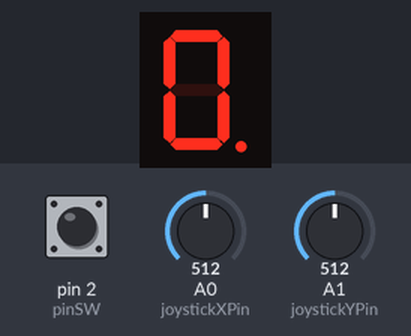
A sketch run on a simulated Arduino Uno, built with avr-gcc and run on an emulated ATmega328P. Parts: 1-digit seven-segment display. Wiring (inferred from the names in the program): 1-digit 7-segment display, segments lit when LOW: segments pin 10, pin 9, pin 8, pin 7, pin 6, pin 5, pin 4, pin 12. Inputs (shaded band) come from the test bench; at power-on: A1 (joystickYPin) = 512, A0 (joystickXPin) = 512, pin 2 (pinSW) HIGH. The segment pins are drawn as the display they are named for.

Above: at 1.6 s.
1.7 s: A1 (joystickYPin) set to 190
At 2.75 s:
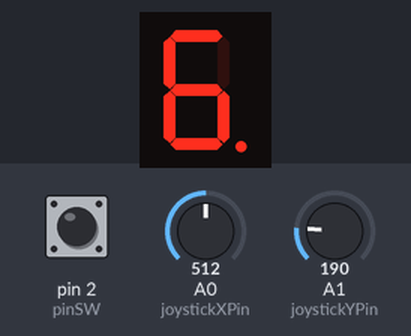
4.0 s: A0 (joystickXPin) set to 792
5.7 s: A0 (joystickXPin) set to 808
At 6.75 s:
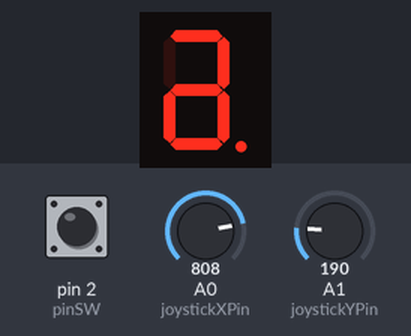
8.7 s: A0 (joystickXPin) set to 210
10.7 s: A0 (joystickXPin) set to 183
At 11.75 s:
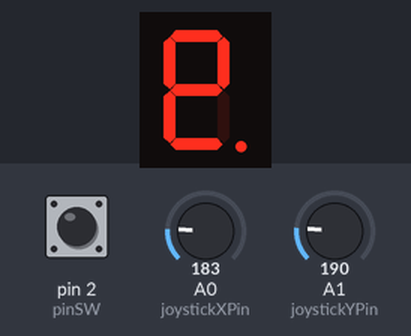
13.7 s: A0 (joystickXPin) set to 306
At 14.75 s:
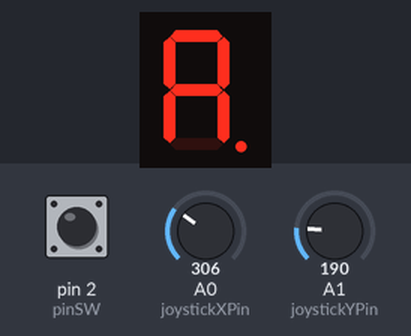
Timing chart, 0 to 16.7 s (numbered marks = the images above; inputs shaded):
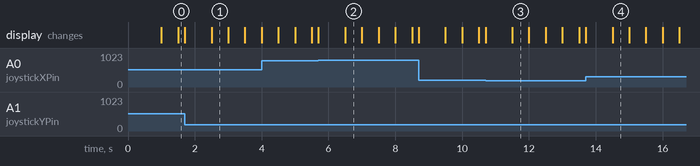

The sketch:

Homework3.ino
```cpp
const int pinA = 12;
const int pinB = 10;
const int pinC = 9;
const int pinD = 8;
const int pinE = 7;
const int pinF = 6;
const int pinG = 5;
const int pinDP = 4;

const int pinSW = 2;
const int joystickXPin = A0;
const int joystickYPin = A1;

const int segmentPins[] = {pinA, pinB, pinC, pinD, pinE, pinF, pinG, pinDP};
const int numSegments = 8;

int currentSegment = 7;

void(* resetFunc)(void)=0;

byte swState = LOW;
byte lastSwState = LOW;

unsigned long currentMillis;
unsigned long previousMillis = 0;
byte ledState = LOW;

long currentMillisSw;
long previousMillisSw = 0;

int keep[8];
int a = 0;

int joyX;
int joyY;

int position = 0;
int lastPosition = 0;


void setup() {
  for (int i = 0; i < numSegments; i++) {
    pinMode(segmentPins[i], OUTPUT);
  }
  pinMode(pinSW, INPUT_PULLUP);
  Serial.begin(9600);
  digitalWrite(pinDP, HIGH);
}

void loop() {
  joyX = analogRead(joystickXPin);
  joyY = analogRead(joystickYPin);

  position = 0;

  if (joyX > 800){
    position = 1;
  }
  else if (joyX < 200){
    position = 2;
  }
  else if (joyY > 800){
    position = 3;
  }
  else if (joyY < 200){
    position = 4;
  }

  if(position != lastPosition){
    movement();
  }
  lastPosition = position;

  keepON();

  currentMillis = millis();
  if (currentMillis - previousMillis >= 500) {
    previousMillis = currentMillis;

    if (ledState == LOW) {
      ledState = HIGH;
    } else {
      ledState = LOW;
    }
    digitalWrite(segmentPins[currentSegment], ledState);
  }

  swState = digitalRead(pinSW);
  if (swState == LOW){
    currentMillisSw = millis();
  }
  if (swState == HIGH){
    previousMillisSw = millis();
  }

  if(currentMillisSw - previousMillisSw > 1500){
    for(int i = 0; i < 8; i++){
      digitalWrite(segmentPins[i], LOW);
    }
    resetFunc();
  }

}

void movement(){
  if (position == 1) {
    if(currentSegment == 0){
      currentSegment = 0;
    }
    else if(currentSegment == 1){
      currentSegment = 0;
    }
    else if(currentSegment == 2){
      currentSegment = 6;
    }
    else if(currentSegment == 3){
      currentSegment = 6;
    }
    else if(currentSegment == 4){
      currentSegment = 6;
    }
    else if(currentSegment == 5){
      currentSegment = 0;
    }
    else if(currentSegment == 6){
      currentSegment = 0;
    }
  }
  else if (position == 2) {
    if(currentSegment == 0){
      currentSegment = 6;
    }
    else if(currentSegment == 1){
      currentSegment = 6;
    }
    else if(currentSegment == 2){
      currentSegment = 3;
    }
    else if(currentSegment == 3){
      currentSegment = 3;
    }
    else if(currentSegment == 4){
      currentSegment = 3;
    }
    else if(currentSegment == 5){
      currentSegment = 6;
    }
    else if(currentSegment == 6){
      currentSegment = 3;
    }
  }
  else if (position == 3) {
    if(currentSegment == 0){
      currentSegment = 1;
    }
    else if(currentSegment == 1){
      currentSegment = 1;
    }
    else if(currentSegment == 2){
      currentSegment = 7;
    }
    else if(currentSegment == 3){
      currentSegment = 2;
    }
    else if(currentSegment == 4){
      currentSegment = 2;
    }
    else if(currentSegment == 5){
      currentSegment = 1;
    }
    else if(currentSegment == 6){
      currentSegment = 6;
    }
  }
  else if (position == 4) {
    if(currentSegment == 0){
      currentSegment = 5;
    }
    else if(currentSegment == 1){
      currentSegment = 5;
    }
    else if(currentSegment == 2){
      currentSegment = 4;
    }
    else if(currentSegment == 3){
      currentSegment = 4;
    }
    else if(currentSegment == 4){
      currentSegment = 4;
    }
    else if(currentSegment == 5){
      currentSegment = 5;
    }
    else if(currentSegment == 6){
      currentSegment = 6;
    }
    else if(currentSegment == 7){
      currentSegment = 2;
    }
  }
  for(int i = 0; i < 8; i++){
    digitalWrite(segmentPins[i], LOW);
  }
}

void keepON(){
  swState = digitalRead(pinSW);
  if(swState != lastSwState) {
    if(swState == LOW) {
      keep[a]=currentSegment;
      a++;
    }
  }
  lastSwState = swState;

  for(int b = 0; b < a; b++){
    if(keep[b] != currentSegment){
      digitalWrite(segmentPins[keep[b]], HIGH);
    }
  }
}
```

Measured:
- the behaviour switches between 800 and 801 on A0 (joystickXPin) (found by bisection; images 1 and 2)
- the behaviour switches between 200 and 199 on A0 (joystickXPin) (found by bisection; images 2 and 3)
- what the display in image 1 shows lasts 0.5 s, from 2.5 s to 3.0 s
